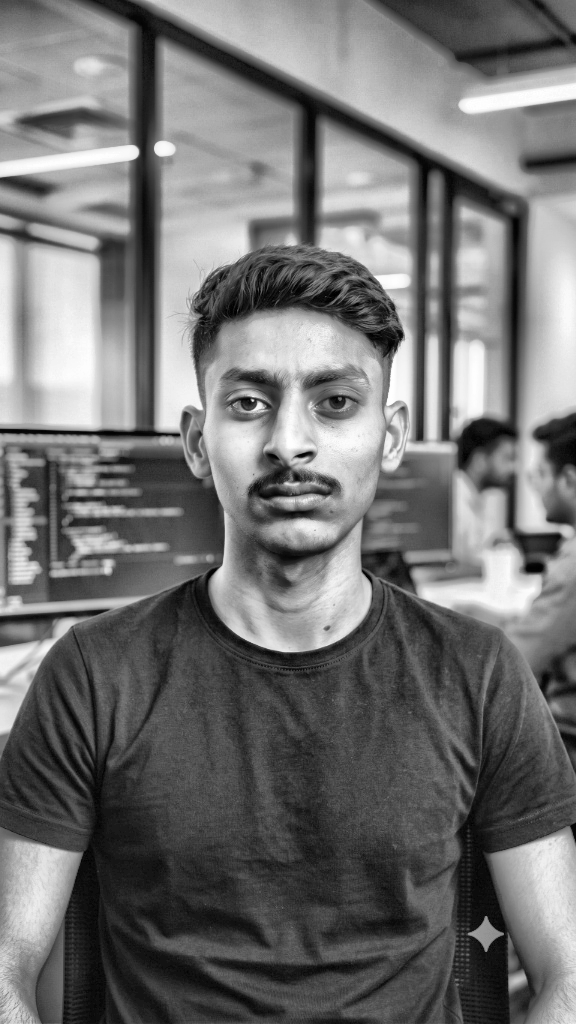
#> input picture data/source-prepped.png, 576 x 1024 px, found by its file name
$ python make_ascii_svg.py
#> lines starting #> are read from the running program, lines starting #| are printed output that depends on the picture
import os
import sys
import numpy as np
from PIL import Image

RAMP = " .`:-=+*cs#%@"  # bright -> dark

def image_to_ascii(image_path, width=54, max_rows=26):
#> called with image_path = 'data/source-prepped.png', width = 54, max_rows = 26
    if not os.path.exists(image_path):
        print(f"Error: {image_path} not found.")
        sys.exit(1)

    img = Image.open(image_path).convert('L')
#> img is the input picture: PIL image 576x1024 L; min 0, max 255, mean 113.9

    aspect_ratio = img.height / img.width
#> aspect_ratio = 1.78
    font_aspect = 0.52
    height = int(width * aspect_ratio * font_aspect)
#> height = 49
    height = min(height, max_rows)
#> height = 26

    img_resized = img.resize((width, height), Image.Resampling.LANCZOS)
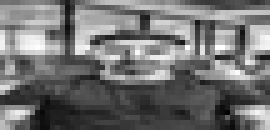
#> img_resized: PIL image 54x26 L (shown 5 times larger); min 4, max 255, mean 113.9
    arr = np.array(img_resized)

    lines = []
    ramp_len = len(RAMP)
    for row in arr:
        line_chars = []
        for pixel in row:
            idx = int((pixel / 255.0) * (ramp_len - 1))
            line_chars.append(RAMP[idx])
        lines.append("".join(line_chars))
#> this loop made 26 passes
#> after the loop, lines = 26 items
    return lines

def build_animated_ascii_svg(lines, output_path="profile-ascii.svg"):
    font_size = 10.5
    line_height = 13.5
    char_width = 6.6

    num_rows = len(lines)
    max_cols = max(len(l) for l in lines) if lines else 54

    padding_x = 18
    width = 390
    height = 430  # Matched to Info Card height

    total_duration = 3.8
    row_delay = total_duration / max(num_rows, 1)

    svg_parts = []
    svg_parts.append(f'<svg xmlns="http://www.w3.org/2000/svg" viewBox="0 0 {width} {height}" width="{width}" height="{height}">')
    svg_parts.append('<style>')
    # NO @import url! Uses system font stack so GitHub Camo proxy renders 100% cleanly
    svg_parts.append('''
        .bg { fill: #0d1117; rx: 12px; ry: 12px; stroke: #30363d; stroke-width: 1px; }
        .ascii-text { font-family: ui-monospace, SFMono-Regular, Consolas, 'Liberation Mono', Menlo, monospace; font-size: 10.5px; fill: #58a6ff; white-space: pre; }
        .header-title { font-family: ui-monospace, SFMono-Regular, Consolas, monospace; font-size: 12px; fill: #8b949e; font-weight: 600; }
        .dot { rx: 6px; ry: 6px; }
        .dot-red { fill: #ff5f56; }
        .dot-yellow { fill: #ffbd2e; }
        .dot-green { fill: #27c93f; }

        .line-typing {
            opacity: 0;
            animation: typeWipe 0.25s cubic-bezier(0.2, 0.8, 0.4, 1) forwards;
        }

        @keyframes typeWipe {
            0% { opacity: 0; transform: translateX(-6px); }
            100% { opacity: 1; transform: translateX(0); }
        }
    ''')
    svg_parts.append('</style>')

    # Background Card
    svg_parts.append(f'<rect width="{width}" height="{height}" class="bg" />')

    # Header Controls
    svg_parts.append('<circle cx="20" cy="18" r="5.5" class="dot dot-red" />')
    svg_parts.append('<circle cx="36" cy="18" r="5.5" class="dot dot-yellow" />')
    svg_parts.append('<circle cx="52" cy="18" r="5.5" class="dot dot-green" />')
    svg_parts.append(f'<text x="{width // 2}" y="22" text-anchor="middle" class="header-title">lucky_kuntal@terminal ~ portrait.txt</text>')
    svg_parts.append(f'<line x1="0" y1="36" x2="{width}" y2="36" stroke="#30363d" stroke-width="1" />')

    # ASCII Text Rows
    start_y = 54
    for i, line in enumerate(lines):
        y_pos = start_y + i * line_height
        delay = round(0.1 + i * row_delay, 3)
        escaped_line = line.replace("&", "&amp;").replace("<", "&lt;").replace(">", "&gt;").replace(" ", "&#160;")
        svg_parts.append(f'<text x="{padding_x}" y="{y_pos}" class="ascii-text line-typing" style="animation-delay: {delay}s;">{escaped_line}</text>')

    svg_parts.append('</svg>')

    with open(output_path, "w", encoding="utf-8") as f:
        f.write("\n".join(svg_parts))
    print(f"ASCII SVG from new photo saved to {output_path}")

if __name__ == "__main__":
    prepped_img = "data/source-prepped.png" if os.path.exists("data/source-prepped.png") else "developer_lucky.png"
    lines = image_to_ascii(prepped_img, width=54, max_rows=26)
#> lines = 26 items
    build_animated_ascii_svg(lines, "profile-ascii.svg")
#> in build_animated_ascii_svg, `num_rows = len(lines)`: num_rows = 26
#> in build_animated_ascii_svg, `max_cols = max(len(l) for l in lines) if lines else 54`: max_cols = 54
#> in build_animated_ascii_svg, `row_delay = total_duration / max(num_rows, 1)`: row_delay = 0.146
#> the loop in build_animated_ascii_svg, `for i, line in enumerate(lines):` made 26 passes
#> (y_pos, delay) on passes 1 to 12: (54, 0.1), (67.5, 0.246), (81, 0.392), (94.5, 0.538), (108, 0.685), (121.5, 0.831), (135, 0.977), (148.5, 1.12), (162, 1.27), (175.5, 1.42), (189, 1.56), (202.5, 1.71)
#> after the loop in build_animated_ascii_svg, `for i, line in enumerate(lines):`: svg_parts = 36 items
